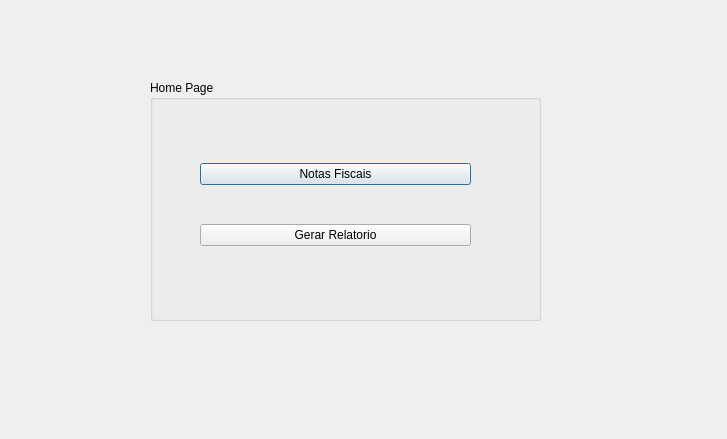
<?xml version="1.0" encoding="UTF-8"?>
<ui version="4.0">
 <class>HomePage_Employee</class>
 <widget class="QDialog" name="HomePage_Employee">
  <property name="geometry">
   <rect>
    <x>0</x>
    <y>0</y>
    <width>727</width>
    <height>439</height>
   </rect>
  </property>
  <property name="windowTitle">
   <string>Dialog</string>
  </property>
  <widget class="QGroupBox" name="groupBox">
   <property name="geometry">
    <rect>
     <x>150</x>
     <y>80</y>
     <width>391</width>
     <height>241</height>
    </rect>
   </property>
   <property name="title">
    <string>Home Page</string>
   </property>
   <widget class="QWidget" name="">
    <property name="geometry">
     <rect>
      <x>50</x>
      <y>50</y>
      <width>271</width>
      <height>151</height>
     </rect>
    </property>
    <layout class="QVBoxLayout" name="verticalLayout">
     <item>
      <widget class="QPushButton" name="pushButton_notas_fiscais">
       <property name="text">
        <string>Notas Fiscais</string>
       </property>
      </widget>
     </item>
     <item>
      <widget class="QPushButton" name="pushButton_gerar_relatorio">
       <property name="text">
        <string>Gerar Relatorio</string>
       </property>
      </widget>
     </item>
    </layout>
   </widget>
  </widget>
 </widget>
 <resources/>
 <connections/>
</ui>
